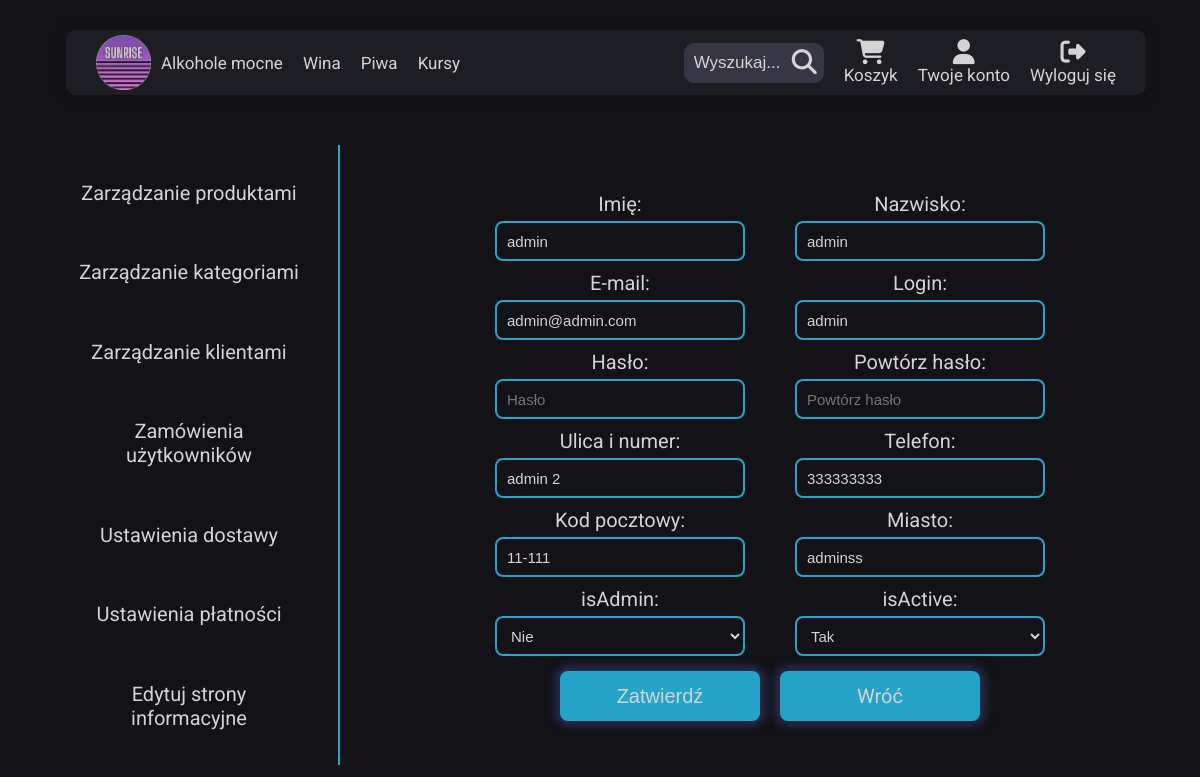
Screenshot of /html/admin_panel/edit_customer.php?item=admin (signed in) with the database file from the repository.
### tables this page shows
CREATE TABLE `user` (
  `id` int(11) NOT NULL,
  `mail` varchar(100) NOT NULL,
  `login` varchar(20) NOT NULL,
  `pass` varchar(255) NOT NULL,
  `firstname` varchar(50) NOT NULL,
  `lastname` varchar(50) NOT NULL,
  `address_id` int(11) NOT NULL,
  `telephone` varchar(9) NOT NULL,
  `isAdmin` tinyint(1) NOT NULL,
  `isActive` tinyint(1) NOT NULL,
  `activationHash` varchar(255) NOT NULL,
  `create_date` datetime NOT NULL,
  `mod_date` datetime NOT NULL
);

CREATE TABLE `address` (
  `id` int(11) NOT NULL,
  `city` varchar(50) NOT NULL,
  `postal` varchar(10) NOT NULL,
  `address` varchar(75) NOT NULL,
  `create_date` datetime NOT NULL,
  `mod_date` datetime NOT NULL
);

### html/admin_panel/edit_customer.php (the view, shortened to what this page needs)
<?php
include '../menu_component.php';
require_once('../../php/dblogin.php');
$login = $_GET['item'];
$sql = 'select mail, login, pass, firstname, lastname, address_id, telephone, isAdmin, isActive from user where login like ?';
$user_info = $pdo->prepare($sql);
$user_info->execute([$login]);
$user_info = $user_info->fetch();
$sql = 'select city, postal, address from address where id = ?';
$address_info = $pdo->prepare($sql);
$address_info->execute([$user_info['address_id']]);
$address_info = $address_info->fetch();
?>
<!DOCTYPE html>
<html lang="pl">
<head>
    <link rel="stylesheet" href="../../css/main.css" />
</head>
<body>
    <?php
    echo $nav;
    ?>
    <main class="user admin">
        <section class="user__menu admin__menu">
            <a href="./index.php" class="user__menu--item admin__menu--item link link-animation-two">Zarządzanie produktami</a>
            <a href="./categories.php" class="user__menu--item admin__menu--item link link-animation-two">Zarządzanie kategoriami</a>
            <a href="./customers.php" class="user__menu--item admin__menu--item link link-animation-two">Zarządzanie klientami</a>
            <a href="./orders.php" class="user__menu--item admin__menu--item link link-animation-two">Zamówienia użytkowników</a>
            <a href="./shipping.php" class="user__menu--item admin__menu--item link link-animation-two">Ustawienia dostawy</a>
            <a href="./payment.php" class="user__menu--item admin__menu--item link link-animation-two">Ustawienia płatności</a>
            <a href="./info_editor.php" class="user__menu--item admin__menu--item link link-animation-two">Edytuj strony informacyjne</a>
        </section>
        <section class="user__section admin__section">
            <div class="admin__contentContainer admin__editContainer">
                <form action="../../php/admin_panel/edit_customer.php?oldLogin=<?= $login ?>&address=<?= $user_info['address_id'] ?>" method="post" id="create-product-form">
                    <div class="admin__formContainer">
                        <label for="name">Imię:</label>
                        <input type="text" name="firstname" id="firstname" class="admin__contentContainer--input" placeholder="Imię" value="<?= $user_info['firstname'] ?>">
                    </div>
                    <div class="admin__formContainer">
                        <label for="name">Nazwisko:</label>
                        <input type="text" name="lastname" id="lastname" class="admin__contentContainer--input" placeholder="Nazwisko" value="<?= $user_info['lastname'] ?>">
                    </div>
                    <div class="admin__formContainer">
                        <label for="name">E-mail:</label>
                        <input type="email" name="email" id="email" class="admin__contentContainer--input" placeholder="Email" value="<?= $user_info['mail'] ?>">
                    </div>
                    <div class="admin__formContainer">
                        <label for="name">Login:</label>
                        <input type="text" name="login" id="login" class="admin__contentContainer--input" placeholder="Login" value="<?= $user_info['login'] ?>">
                    </div>
                    <div class="admin__formContainer">
                        <label for="name">Hasło:</label>
                        <input type="password" name="password" id="password" class="admin__contentContainer--input" placeholder="Hasło">
                    </div>
                    <div class="admin__formContainer">
                        <label for="name">Powtórz hasło:</label>
                        <input type="password" name="password2" id="password2" class="admin__contentContainer--input" placeholder="Powtórz hasło">
                    </div>
                    <div class="admin__formContainer">
                        <label for="name">Ulica i numer:</label>
                        <input type="text" name="address" id="address" class="admin__contentContainer--input" placeholder="Ulica i numer" value="<?= $address_info['address'] ?>">
                    </div>
                    <div class="admin__formContainer">
                        <label for="name">Telefon:</label>
                        <input type="number" name="phone" id="phone" class="admin__contentContainer--input" placeholder="Telefon" value="<?= $user_info['telephone'] ?>">
                    </div>
                    <div class="admin__formContainer">
                        <label for="name">Kod pocztowy:</label>
                        <input type="text" name="postcode" id="postcode" class="admin__contentContainer--input" placeholder="Kod pocztowy" value="<?= $address_info['postal'] ?>">
                    </div>
                    <div class="admin__formContainer">
                        <label for="name">Miasto:</label>
                        <input type="text" name="city" id="city" class="admin__contentContainer--input" placeholder="Miasto" value="<?= $address_info['city'] ?>">
                    </div>
                    <div class="admin__formContainer">
                        <label for="isAdmin">isAdmin:</label>
                        <select name="isAdmin" id="isAdmin" class="admin__contentContainer--input">
                            <option value="0">Nie</option>
                        </select>
                    </div>
                    <div class="admin__formContainer">
                        <label for="name">isActive:</label>
                        <select name="isActive" id="isActive" class="admin__contentContainer--input">
                            <option value="1">Tak</option>
                        </select>
                    </div>
                    <div class="admin__formContainer--buttons">
                        <button type="submit" class="admin__contentContainer--addProduct">Zatwierdź</button>
                        <a href="./customers.php" class="linkButton">Wróć</a>
                    </div>
                </form>
            </div>
        </section>
    </main>
</body>
</html>

### css/main.css (style rules this page uses)
.link { position: relative; text-decoration: none; }
.link, .link::after, .link::before { transition: 0.3s; }
.link-animation-two::before, .link-animation-two::after { content: ""; position: absolute; width: 0; height: 0; }
.link-animation-two::before { top: -1px; left: -5px; border-top: 0 solid #fff; border-left: 0 solid #fff; }
.link-animation-two::after { bottom: -1px; right: -5px; border-bottom: 0 solid #fff; border-right: 0 solid #fff; }
*, *::before, *::after { box-sizing: border-box; margin: 0; padding: 0; }
* { scrollbar-width: none; scrollbar-color: #d4d4d4 #121217; }
input[type=number] { -moz-appearance: textfield; }
html { font-size: 62.5%; scroll-behavior: smooth; }
body { min-height: 100%; display: flex; flex-direction: column; font-family: "Roboto", sans-serif; color: #d4d4d4; background-color: #121217; }
a { text-decoration: none; }
.linkButton { display: flex; align-items: center; justify-content: center; height: 50px; width: 200px; margin-top: 15px; border-radius: 8px; color: #d4d4d4; font-size: 2rem; border: none; background-color: rgb(38, 163, 201); box-shadow: 0px 0px 10px 5px #282d50; cursor: pointer; transition: transform 0.3s; }
.user { height: 80vh; width: 100%; display: flex; padding-top: 20px; }
.user__menu { display: flex; flex-direction: column; align-items: center; justify-content: space-evenly; height: 100%; width: 20%; min-width: 300px; margin-left: 40px; border-right: 2px solid rgb(38, 163, 201); }
.user__menu--item { width: 250px; padding: 20px 5px; font-size: 20px; color: #d4d4d4; text-align: center; }
.user__section { display: flex; flex-direction: column; align-items: center; height: 100%; width: 80%; }
.admin__menu { width: 25%; }
.admin__menu--item { width: 300px; }
.admin__section { height: 99%; width: 75%; }
.admin__formContainer { display: flex; flex-direction: column; align-items: center; justify-content: space-between; gap: 5px; }
.admin__formContainer select { color: #d4d4d4; }
.admin__formContainer--buttons { display: flex; align-items: center; gap: 20px; }
.admin__formContainer--buttons button { margin-top: 15px; }
.admin__contentContainer { position: relative; height: 800px; display: flex; flex-direction: column; align-items: center; justify-content: space-evenly; }
.admin__contentContainer form { display: flex; flex-direction: column; align-items: center; }
.admin__contentContainer label { font-size: 2rem; margin-top: 10px; }
.admin__contentContainer--input { height: 40px; width: 250px; padding: 0 10px; color: #d4d4d4; background: none; border: 2px solid rgb(38, 163, 201); font-size: 1.5rem; border-radius: 8px; }
.admin__contentContainer--addProduct { height: 50px; width: 200px; margin-top: 15px; border-radius: 8px; color: #d4d4d4; margin: 0 auto; margin-top: 20px; font-size: 2rem; border: none; background-color: rgb(38, 163, 201); box-shadow: 0px 0px 10px 5px #282d50; cursor: pointer; transition: transform 0.3s; }
.admin__editContainer { width: 650px; height: 630px; }
.admin__editContainer form { flex-direction: row; flex-wrap: wrap; justify-content: space-evenly; }
@media (max-width: 1400px) { .admin__menu--item { width: 230px; } }

### rows the page displays
user: firstname "admin", lastname "admin", email "admin@admin.com", login "admin", phone "333333333"
address: address "admin 2", postcode "11-111", city "adminss"
